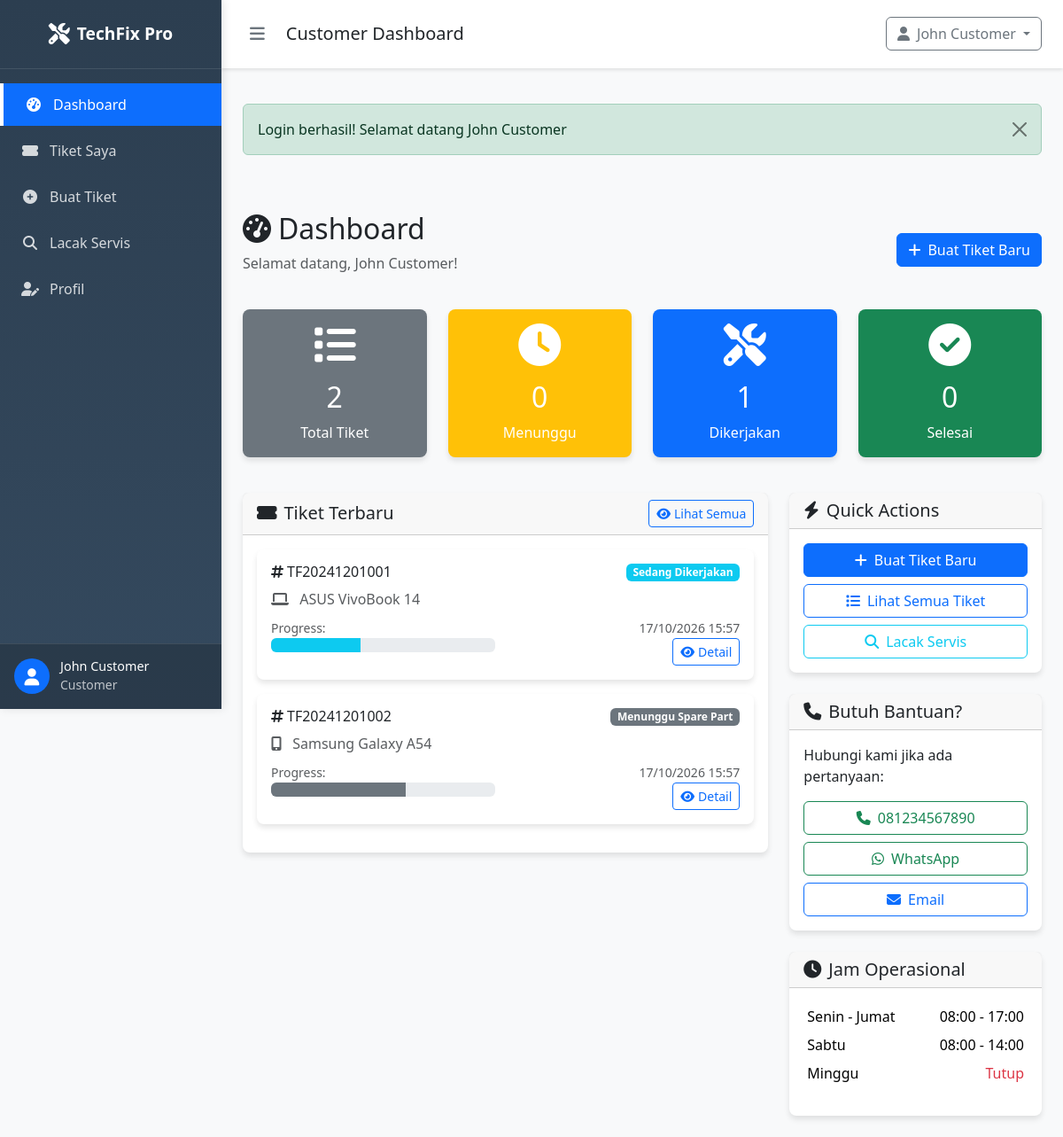
Page /SOURCE_CODE_APLIKASI/customer/dashboard.php (signed in) on the committed database.
### tables this page shows
CREATE TABLE `settings` (
  `id` int(11) NOT NULL AUTO_INCREMENT,
  `setting_key` varchar(100) NOT NULL,
  `setting_value` text DEFAULT NULL,
  `setting_type` enum('string','number','boolean','json') NOT NULL DEFAULT 'string',
  `description` text DEFAULT NULL,
  `is_public` tinyint(1) NOT NULL DEFAULT 0,
  `created_at` timestamp NOT NULL DEFAULT current_timestamp(),
  `updated_at` timestamp NOT NULL DEFAULT current_timestamp() ON UPDATE current_timestamp(),
  PRIMARY KEY (`id`),
  UNIQUE KEY `setting_key` (`setting_key`)
);

CREATE TABLE `services` (
  `id` int(11) NOT NULL AUTO_INCREMENT,
  `customer_id` int(11) NOT NULL,
  `ticket_number` varchar(20) NOT NULL,
  `device_type` enum('laptop','computer','handphone') NOT NULL,
  `device_brand` varchar(50) NOT NULL,
  `device_model` varchar(100) NOT NULL,
  `serial_number` varchar(100) DEFAULT NULL,
  `problem_description` text NOT NULL,
  `status` enum('pending','in_progress','waiting_parts','testing','completed','delivered','cancelled') NOT NULL DEFAULT 'pending',
  `estimated_cost` decimal(10,2) DEFAULT NULL,
  `final_cost` decimal(10,2) DEFAULT NULL,
  `estimated_completion` datetime DEFAULT NULL,
  `actual_completion` datetime DEFAULT NULL,
  `technician_notes` text DEFAULT NULL,
  `notes` text DEFAULT NULL,
  `priority` enum('low','medium','high','urgent') NOT NULL DEFAULT 'medium',
  `warranty_period` int(11) DEFAULT NULL COMMENT 'Warranty in days',
  `parts_used` text DEFAULT NULL COMMENT 'JSON array of parts used',
  `labor_hours` decimal(4,2) DEFAULT NULL,
  `created_at` timestamp NOT NULL DEFAULT current_timestamp(),
  `updated_at` timestamp NOT NULL DEFAULT current_timestamp() ON UPDATE current_timestamp(),
  PRIMARY KEY (`id`),
  UNIQUE KEY `ticket_number` (`ticket_number`),
  KEY `customer_id` (`customer_id`),
  KEY `idx_status` (`status`),
  KEY `idx_device_type` (`device_type`),
  KEY `idx_priority` (`priority`),
  KEY `idx_created_at` (`created_at`),
  CONSTRAINT `services_ibfk_1` FOREIGN KEY (`customer_id`) REFERENCES `users` (`id`) ON DELETE CASCADE
);

### SOURCE_CODE_APLIKASI/customer/dashboard.php (the view, shortened to what the rows shown need)
<?php
require_once '../config/database.php';
require_once '../config/session.php';
require_once '../classes/Service.php';
$serviceObj = new Service();
$customerId = getCurrentUserId();
$tickets = $serviceObj->getServicesByCustomer($customerId);
include '../includes/header.php';
?>
    <div class="row">
        <div class="col-12">
            <div class="d-flex justify-content-between align-items-center mb-4">
                <div>
                    <h2><i class="fas fa-tachometer-alt me-2"></i>Dashboard</h2>
                </div>
            </div>
        </div>
    </div>
    <div class="row">
        <div class="col-lg-8">
            <div class="card">
                <div class="card-body">
                    <?php if (!empty($tickets)): ?>
                    <?php $recentTickets = array_slice($tickets, 0, 3); ?>
                    <?php foreach ($recentTickets as $ticket): ?>
                    <div class="card mb-3">
                        <div class="card-body">
                            <div class="d-flex justify-content-between align-items-start mb-2">
                                <h6 class="card-title mb-0">
                                    <i class="fas fa-hashtag me-1"></i><?php echo $ticket['ticket_number']; ?>
                                </h6>
                                <span class="badge <?php echo getStatusBadge($ticket['status']); ?>">
                                    <?php echo getStatusText($ticket['status']); ?>
                                </span>
                            </div>
                            <p class="text-muted mb-2">
                                <i class="fas fa-<?php echo $ticket['device_type'] === 'laptop' ? 'laptop' : ($ticket['device_type'] === 'computer' ? 'desktop' : 'mobile-alt'); ?> me-2"></i>
                                <?php echo htmlspecialchars($ticket['device_brand'] . ' ' . $ticket['device_model']); ?>
                            </p>
                            <div class="row">
                                <div class="col-md-6">
                                    <small class="text-muted">Progress:</small>
                                    <div class="progress mb-2">
                                        <div class="progress-bar <?php echo getStatusBadge($ticket['status']); ?>"
                                             style="width: <?php echo $serviceObj->getStatusProgress($ticket['status']); ?>%">
                                        </div>
                                    </div>
                                </div>
                                <div class="col-md-6 text-md-end">
                                    <small class="text-muted"><?php echo formatDate($ticket['created_at']); ?></small><br>
                                    <a href="ticket_detail.php?id=<?php echo $ticket['id']; ?>" class="btn btn-sm btn-outline-primary">
                                        <i class="fas fa-eye me-1"></i>Detail
                                    </a>
                                </div>
                            </div>
                        </div>
                    </div>
                    <?php endforeach; ?>
                    <?php endif; ?>
                </div>
            </div>
        </div>
        <div class="col-lg-4">
            <div class="card mb-4">
                <div class="card-body">
                    <div class="d-grid gap-2">
                        <a href="tel:<?php echo getContactPhone(); ?>" class="btn btn-outline-success">
                            <i class="fas fa-phone me-2"></i><?php echo getContactPhone(); ?>
                        </a>
                        <a href="https://wa.me/<?php echo str_replace(['+', '-', ' '], '', getContactPhone()); ?>" class="btn btn-outline-success" target="_blank">
                            <i class="fab fa-whatsapp me-2"></i>WhatsApp
                        </a>
                        <a href="mailto:<?php echo getContactEmail(); ?>" class="btn btn-outline-primary">
                            <i class="fas fa-envelope me-2"></i>Email
                        </a>
                    </div>
                </div>
            </div>
        </div>
    </div>
<?php include '../includes/footer.php'; ?>

### SOURCE_CODE_APLIKASI/includes/header.php (shortened to what the rows shown need)
<!DOCTYPE html>
<html lang="id">
<head>
    <link href="https://cdn.jsdelivr.net/npm/bootstrap@5.3.2/dist/css/bootstrap.min.css" rel="stylesheet">
    <link rel="stylesheet" href="https://cdnjs.cloudflare.com/ajax/libs/font-awesome/6.4.0/css/all.min.css">
    <link rel="stylesheet" href="https://cdn.datatables.net/1.13.7/css/dataTables.bootstrap5.min.css">
    <link rel="stylesheet" href="https://cdn.jsdelivr.net/npm/sweetalert2@11.7.32/dist/sweetalert2.min.css">
</head>
<body>
    <?php
    $script_path = $_SERVER['PHP_SELF'];
    $current_page = basename($_SERVER['PHP_SELF'], '.php');
    $is_admin_page = strpos($script_path, '/admin/') !== false && strpos($script_path, '/public/') === false;
    $is_customer_page = strpos($script_path, '/customer/') !== false && strpos($script_path, '/public/') === false;
    $is_public_page = strpos($script_path, '/public/') !== false;
    $is_logged_in = function_exists('isLoggedIn') && isLoggedIn();
    $is_admin = function_exists('isAdmin') && isAdmin();
    $is_customer = function_exists('isCustomer') && isCustomer();
    $base_path = '';
    if ($is_admin_page || $is_customer_page || $is_public_page) {
        $base_path = '../';
    }
    $show_sidebar = $is_logged_in && ($is_admin || $is_customer);
    ?>
    <?php if ($show_sidebar): ?>
    <div class="sidebar" id="sidebar">
        <div class="sidebar-header">
            <a href="<?php echo $base_path; ?>index.php" class="brand">
                <i class="fas fa-tools"></i>
                <span class="brand-text"><?php echo getSiteName(); ?></span>
            </a>
        </div>
        <nav class="sidebar-nav">
            <?php if ($is_admin): ?>
            <div class="nav-item">
                <a href="<?php echo $is_admin_page ? '' : '../admin/'; ?>dashboard.php"
                   class="nav-link <?php echo $current_page === 'dashboard' ? 'active' : ''; ?>">
                    <i class="fas fa-tachometer-alt"></i>
                    <span>Dashboard</span>
                </a>
            </div>
            <div class="nav-item">
                <a href="<?php echo $is_admin_page ? '' : '../admin/'; ?>services.php"
                   class="nav-link <?php echo $current_page === 'services' || $current_page === 'service_detail' ? 'active' : ''; ?>">
                    <i class="fas fa-tools"></i>
                    <span>Kelola Servis</span>
                </a>
            </div>
            <div class="nav-item">
                <a href="<?php echo $is_admin_page ? '' : '../admin/'; ?>customers.php"
                   class="nav-link <?php echo $current_page === 'customers' ? 'active' : ''; ?>">
                    <i class="fas fa-users"></i>
                    <span>Kelola Pelanggan</span>
                </a>
            </div>
            <div class="nav-item">
                <a href="<?php echo $is_admin_page ? '' : '../admin/'; ?>reports.php"
                   class="nav-link <?php echo $current_page === 'reports' ? 'active' : ''; ?>">
                    <i class="fas fa-chart-line"></i>
                    <span>Laporan</span>
                </a>
            </div>
            <div class="nav-item">
                <a href="<?php echo $is_admin_page ? '' : '../admin/'; ?>settings.php"
                   class="nav-link <?php echo $current_page === 'settings' ? 'active' : ''; ?>">
                    <i class="fas fa-cog"></i>
                    <span>Pengaturan</span>
                </a>
            </div>
            <?php elseif ($is_customer): ?>
            <div class="nav-item">
                <a href="<?php echo $is_customer_page ? '' : '../customer/'; ?>dashboard.php"
                   class="nav-link <?php echo $current_page === 'dashboard' ? 'active' : ''; ?>">
                    <i class="fas fa-tachometer-alt"></i>
                    <span>Dashboard</span>
                </a>
            </div>
            <div class="nav-item">
                <a href="<?php echo $is_customer_page ? '' : '../customer/'; ?>tickets.php"
                   class="nav-link <?php echo $current_page === 'tickets' ? 'active' : ''; ?>">
                    <i class="fas fa-ticket-alt"></i>
                    <span>Tiket Saya</span>
                </a>
            </div>
            <div class="nav-item">
                <a href="<?php echo $is_customer_page ? '' : '../customer/'; ?>create_ticket.php"
                   class="nav-link <?php echo $current_page === 'create_ticket' ? 'active' : ''; ?>">
                    <i class="fas fa-plus-circle"></i>
                    <span>Buat Tiket</span>
                </a>
            </div>
            <div class="nav-item">
                <a href="../public/track.php" class="nav-link">
                    <i class="fas fa-search"></i>
                    <span>Lacak Servis</span>
                </a>
            </div>
            <div class="nav-item">
                <a href="<?php echo $is_customer_page ? '' : '../customer/'; ?>profile.php" class="nav-link">
                    <i class="fas fa-user-edit"></i>
                    <span>Profil</span>
                </a>
            </div>
            <?php endif; ?>
        </nav>
        <div class="sidebar-user">
            <div class="user-info">
                <div class="user-avatar" style="background: none; padding: 0;">
                    <?php
                    if (function_exists('getCurrentUserId')) {
                        try {
                            require_once $base_path . 'classes/User.php';
                            $userObj = new User();
                            $avatarUrl = $userObj->getAvatarUrl(getCurrentUserId());
                            if ($avatarUrl !== 'assets/img/default-avatar.png' && file_exists($base_path . $avatarUrl)):
                    ?>
                        <img src="<?php echo $base_path . $avatarUrl; ?>" alt="Avatar" class="rounded-circle" style="width: 40px; height: 40px; object-fit: cover;">
                    <?php else: ?>
                        <div style="width: 40px; height: 40px; border-radius: 50%; background: var(--primary-color); display: flex; align-items: center; justify-content: center; color: white; font-size: 1.2rem;">
                            <i class="fas fa-user"></i>
                        </div>
                    <?php
                        endif;
                        } catch (Exception $e) {
                            echo '<div style="width: 40px; height: 40px; border-radius: 50%; background: var(--primary-color); display: flex; align-items: center; justify-content: center; color: white; font-size: 1.2rem;"><i class="fas fa-user"></i></div>';
                        }
                    } else {
                        echo '<div style="width: 40px; height: 40px; border-radius: 50%; background: var(--primary-color); display: flex; align-items: center; justify-content: center; color: white; font-size: 1.2rem;"><i class="fas fa-user"></i></div>';
                    }
                    ?>
                </div>
                <div class="user-details">
                    <h6><?php echo function_exists('getCurrentUserName') ? getCurrentUserName() : 'User'; ?></h6>
                    <small><?php echo $is_admin ? 'Administrator' : 'Customer'; ?></small>
                </div>
            </div>
        </div>
    </div>
    <?php endif; ?>
</body>
</html>

### rows in the picture
settings: setting_value "TechFix Pro"
services: ticket_number "TF20241201001", status "Sedang Dikerjakan", device_brand+device_model "ASUS VivoBook 14", created_at "17/10/2026 15:57"
services: ticket_number "TF20241201002", status "Menunggu Spare Part", device_brand+device_model "Samsung Galaxy A54", created_at "17/10/2026 15:57"
settings: setting_value "081234567890"

### other values in the picture
getCurrentUserName() "John Customer"
$page_title "Customer Dashboard"
$flash['message'] "Login berhasil! Selamat datang John Customer"
$totalTickets "2"
$pendingTickets "0"
$inProgressTickets "1"
$completedTickets "0"
